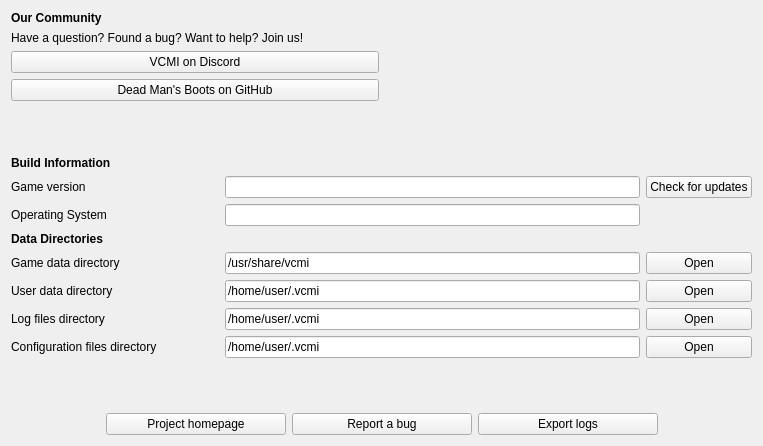
<?xml version="1.0" encoding="UTF-8"?>
<ui version="4.0">
 <class>AboutProjectView</class>
 <widget class="QWidget" name="AboutProjectView">
  <property name="geometry">
   <rect>
    <x>0</x>
    <y>0</y>
    <width>763</width>
    <height>446</height>
   </rect>
  </property>
  <property name="windowTitle">
   <string/>
  </property>
  <layout class="QVBoxLayout" name="verticalLayout">
   <item>
    <layout class="QGridLayout" name="gridLayout_2">
     <item row="2" column="0">
      <widget class="QPushButton" name="pushButtonDiscord">
       <property name="text">
        <string>VCMI on Discord</string>
       </property>
      </widget>
     </item>
     <item row="1" column="0" colspan="2">
      <widget class="QLabel" name="labelLanguageSocial">
       <property name="text">
        <string>Have a question? Found a bug? Want to help? Join us!</string>
       </property>
      </widget>
     </item>
     <item row="3" column="0">
      <widget class="QPushButton" name="pushButtonGithub">
       <property name="text">
        <string>Dead Man's Boots on GitHub</string>
       </property>
      </widget>
     </item>
     <item row="0" column="0">
      <widget class="QLabel" name="labelCommunity">
       <property name="minimumSize">
        <size>
         <width>200</width>
         <height>0</height>
        </size>
       </property>
       <property name="font">
        <font>
         <bold>true</bold>
        </font>
       </property>
       <property name="text">
        <string>Our Community</string>
       </property>
      </widget>
     </item>
    </layout>
   </item>
   <item>
    <spacer name="verticalSpacer">
     <property name="orientation">
      <enum>Qt::Vertical</enum>
     </property>
     <property name="sizeHint" stdset="0">
      <size>
       <width>20</width>
       <height>40</height>
      </size>
     </property>
    </spacer>
   </item>
   <item>
    <layout class="QGridLayout" name="gridLayout" columnstretch="2,4,1">
     <item row="2" column="1">
      <widget class="QLineEdit" name="lineEditOperatingSystem">
       <property name="text">
        <string notr="true"/>
       </property>
       <property name="readOnly">
        <bool>true</bool>
       </property>
      </widget>
     </item>
     <item row="4" column="2">
      <widget class="QPushButton" name="openGameDataDir">
       <property name="text">
        <string>Open</string>
       </property>
      </widget>
     </item>
     <item row="5" column="2">
      <widget class="QPushButton" name="openUserDataDir">
       <property name="text">
        <string>Open</string>
       </property>
      </widget>
     </item>
     <item row="3" column="0">
      <widget class="QLabel" name="labelDataDirs">
       <property name="font">
        <font>
         <bold>true</bold>
        </font>
       </property>
       <property name="text">
        <string>Data Directories</string>
       </property>
      </widget>
     </item>
     <item row="6" column="0">
      <widget class="QLabel" name="labelTempDir">
       <property name="text">
        <string>Log files directory</string>
       </property>
      </widget>
     </item>
     <item row="1" column="2">
      <widget class="QPushButton" name="updatesButton">
       <property name="text">
        <string>Check for updates</string>
       </property>
      </widget>
     </item>
     <item row="6" column="1">
      <widget class="QLineEdit" name="lineEditTempDir">
       <property name="enabled">
        <bool>true</bool>
       </property>
       <property name="text">
        <string notr="true">/home/user/.vcmi</string>
       </property>
       <property name="readOnly">
        <bool>true</bool>
       </property>
      </widget>
     </item>
     <item row="4" column="1">
      <widget class="QLineEdit" name="lineEditGameDir">
       <property name="enabled">
        <bool>true</bool>
       </property>
       <property name="text">
        <string notr="true">/usr/share/vcmi</string>
       </property>
      </widget>
     </item>
     <item row="1" column="1">
      <widget class="QLineEdit" name="lineEditBuildVersion">
       <property name="text">
        <string notr="true"/>
       </property>
       <property name="readOnly">
        <bool>true</bool>
       </property>
      </widget>
     </item>
     <item row="6" column="2">
      <widget class="QPushButton" name="openTempDir">
       <property name="text">
        <string>Open</string>
       </property>
      </widget>
     </item>
     <item row="4" column="0">
      <widget class="QLabel" name="labelGameDir">
       <property name="text">
        <string>Game data directory</string>
       </property>
      </widget>
     </item>
     <item row="2" column="0">
      <widget class="QLabel" name="labelOperatingSystem">
       <property name="text">
        <string>Operating System</string>
       </property>
      </widget>
     </item>
     <item row="5" column="0">
      <widget class="QLabel" name="labelUserDataDir">
       <property name="text">
        <string>User data directory</string>
       </property>
      </widget>
     </item>
     <item row="1" column="0">
      <widget class="QLabel" name="labelBuildVersionDesc">
       <property name="text">
        <string>Game version</string>
       </property>
      </widget>
     </item>
     <item row="5" column="1">
      <widget class="QLineEdit" name="lineEditUserDataDir">
       <property name="enabled">
        <bool>true</bool>
       </property>
       <property name="text">
        <string notr="true">/home/user/.vcmi</string>
       </property>
       <property name="readOnly">
        <bool>true</bool>
       </property>
      </widget>
     </item>
     <item row="0" column="0">
      <widget class="QLabel" name="labelBuildInformation">
       <property name="minimumSize">
        <size>
         <width>0</width>
         <height>0</height>
        </size>
       </property>
       <property name="font">
        <font>
         <bold>true</bold>
        </font>
       </property>
       <property name="text">
        <string>Build Information</string>
       </property>
      </widget>
     </item>
     <item row="7" column="0">
      <widget class="QLabel" name="labelConfigDir">
       <property name="text">
        <string>Configuration files directory</string>
       </property>
      </widget>
     </item>
     <item row="7" column="1">
      <widget class="QLineEdit" name="lineEditConfigDir">
       <property name="enabled">
        <bool>true</bool>
       </property>
       <property name="text">
        <string notr="true">/home/user/.vcmi</string>
       </property>
       <property name="readOnly">
        <bool>true</bool>
       </property>
      </widget>
     </item>
     <item row="7" column="2">
      <widget class="QPushButton" name="openConfigDir">
       <property name="text">
        <string>Open</string>
       </property>
      </widget>
     </item>
    </layout>
   </item>
   <item>
    <spacer name="verticalSpacer_3">
     <property name="orientation">
      <enum>Qt::Vertical</enum>
     </property>
     <property name="sizeHint" stdset="0">
      <size>
       <width>20</width>
       <height>40</height>
      </size>
     </property>
    </spacer>
   </item>
   <item>
    <layout class="QHBoxLayout" name="horizontalLayout">
     <item>
      <spacer name="horizontalSpacer_2">
       <property name="orientation">
        <enum>Qt::Horizontal</enum>
       </property>
       <property name="sizeHint" stdset="0">
        <size>
         <width>40</width>
         <height>20</height>
        </size>
       </property>
      </spacer>
     </item>
     <item>
      <widget class="QPushButton" name="pushButtonHomepage">
       <property name="minimumSize">
        <size>
         <width>180</width>
         <height>0</height>
        </size>
       </property>
       <property name="text">
        <string>Project homepage</string>
       </property>
      </widget>
     </item>
     <item>
      <widget class="QPushButton" name="pushButtonBugreport">
       <property name="minimumSize">
        <size>
         <width>180</width>
         <height>0</height>
        </size>
       </property>
       <property name="text">
        <string>Report a bug</string>
       </property>
      </widget>
     </item>
     <item>
      <widget class="QPushButton" name="pushButtonExportLogs">
       <property name="minimumSize">
        <size>
         <width>180</width>
         <height>0</height>
        </size>
       </property>
       <property name="text">
        <string>Export logs</string>
       </property>
      </widget>
     </item>
     <item>
      <spacer name="horizontalSpacer">
       <property name="orientation">
        <enum>Qt::Horizontal</enum>
       </property>
       <property name="sizeHint" stdset="0">
        <size>
         <width>40</width>
         <height>20</height>
        </size>
       </property>
      </spacer>
     </item>
    </layout>
   </item>
  </layout>
 </widget>
 <resources/>
 <connections/>
</ui>
